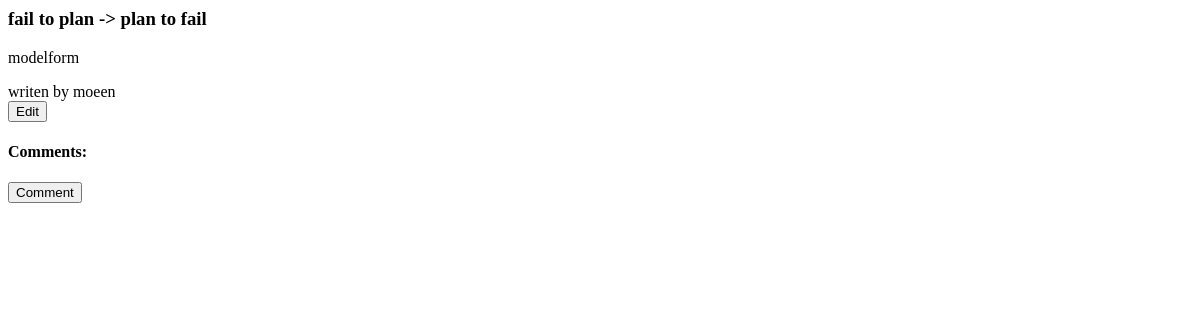
Before: /blog/post/13/ with the older database file.
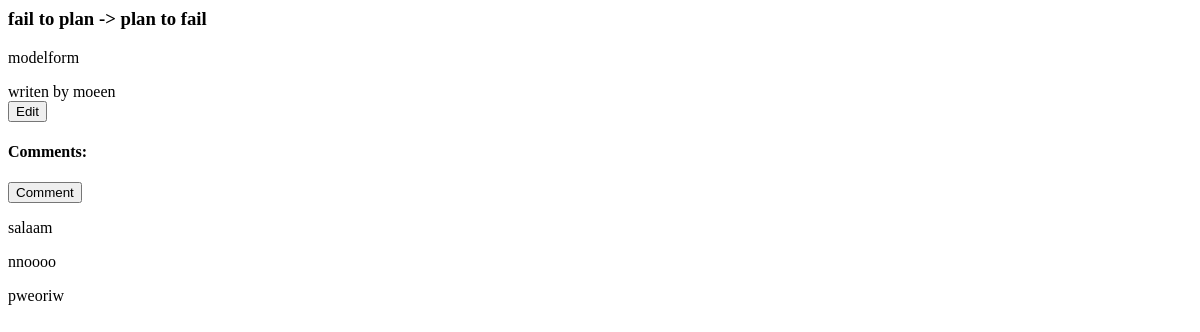
After: the same page with the newer database file.
### blog/models.py (models this page shows, shortened)
class Post(models.Model):
    writer = models.ForeignKey(Writer, on_delete=models.CASCADE)
    title = models.CharField(max_length=100)
    text = models.TextField()
    pub_date = models.DateTimeField("date published")
    image = models.ImageField(upload_to="uploads", blank=True)

class Writer(models.Model):
    name = models.CharField(max_length=20)

class Comment(models.Model):
    writer = models.ForeignKey(Writer, on_delete=models.CASCADE)
    post = models.ForeignKey(Post, on_delete=models.CASCADE)
    text = models.CharField(max_length=500)
    pub_date = models.DateTimeField("date published")
    def __str__(self):
        return self.text

### blog/views.py (the view)
# urls.py: path("post/<int:pk>/", views.DetailsView.as_view(), name="details"),
class DetailsView(generic.DetailView):
    model = Post
    template_name = "blog/details.html"

### blog/templates/blog/details.html (shortened to what this page needs)
{% if post %}
    <h3>{{ post.title }}</h3>
    <p> {{ post.text }} </p>
    writen by {{ post.writer.name }}
    <button onclick="window.location.href = '{% url 'blog:edit' post.id %}';">Edit</button>
    <h4>Comments:</h4>
    <button onclick="window.location.href = '{% url 'blog:comment' post.id %}';">Comment</button>
    {% for comment in post.comment_set.all %}
        <p>{{ comment }}</p>
    {% endfor %}
{% else %}
    <p>No post!</p>
{% endif %}

Changed rows visible on the page:
added Comment: text "salaam"
added Comment: text "nnoooo"
added Comment: text "pweoriw"
